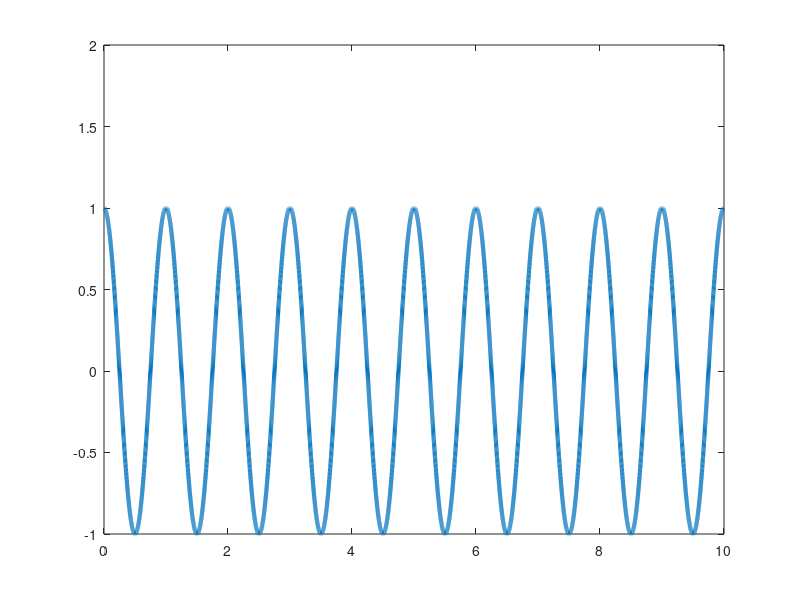

MATLAB code for this plot:
% Graphing Waveforms

figure
space = linspace(0, 10, 10001);
plot(space, cos(space * 2 * pi), 'LineWidth', 3)
ylim([-1 2])